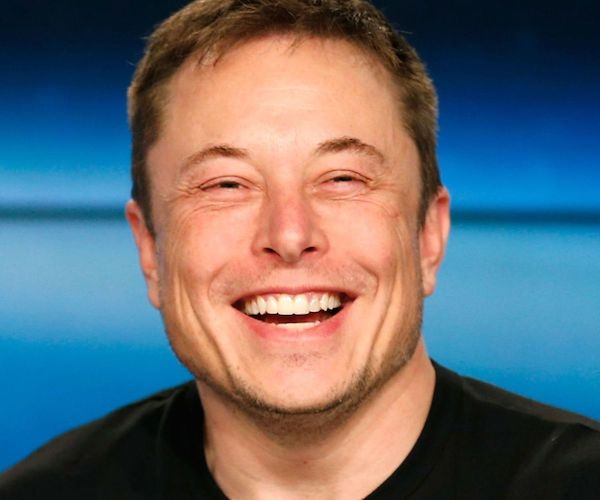
#> input picture images/musk.jpg, 600 x 500 px
$ python 3_Tamano.py
#> lines starting #> are read from the running program, lines starting #| are printed output that depends on the picture
import cv2
import numpy as np

image = cv2.imread("images/musk.jpg")
#> image is the input picture: shape (500, 600, 3); mean B, G, R 112.1, 105.5, 100.1

x1, y1 = 100, 100
x2, y2 = 400, 400
#Se obtiene la altura y el ancho de la imagen
height, width, _ = image.shape
#> height = 500; width = 600
#Se recorta la imagen segun las coordenadas de un cuadrado
crop = image[y1:y2, x1:x2]
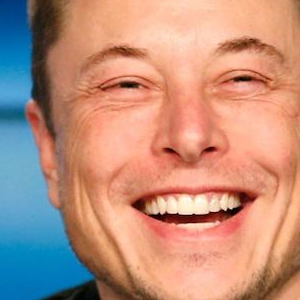
#> crop: shape (300, 300, 3); mean B, G, R 126.3, 143.6, 187.8
#Se expande la imagen recortada a la altura y ancho de la imagen original
resize=cv2.resize(crop,(width,height))
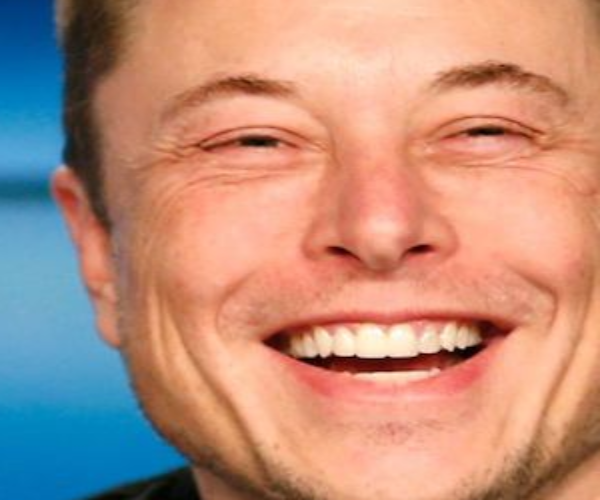
#> resize: shape (500, 600, 3); mean B, G, R 126.2, 143.5, 187.7

#Se muestra la imagen original, la imagen recortada y la imagen expandida
cv2.imshow("Original", image)
cv2.imshow("Crop", crop)
cv2.imshow("Expan", resize)
#Se imprime la forma de la imagen original y la imagen recortada
print(image.shape)
#| (500, 600, 3)
print(crop.shape)
#| (300, 300, 3)

while True:
    c = cv2.waitKey(20)
#> (key Esc is pressed here)
    if c == 27:  # ESC key
        break

cv2.destroyAllWindows()
